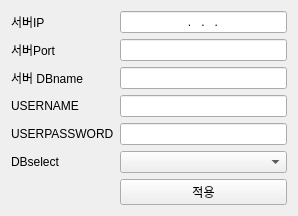
<?xml version="1.0" encoding="UTF-8"?>
<ui version="4.0">
 <class>Serversetform</class>
 <widget class="QWidget" name="Serversetform">
  <property name="geometry">
   <rect>
    <x>0</x>
    <y>0</y>
    <width>298</width>
    <height>214</height>
   </rect>
  </property>
  <property name="windowTitle">
   <string>Form</string>
  </property>
  <layout class="QGridLayout" name="gridLayout">
   <item row="2" column="1">
    <widget class="QLineEdit" name="remotedbname">
     <property name="alignment">
      <set>Qt::AlignRight|Qt::AlignTrailing|Qt::AlignVCenter</set>
     </property>
    </widget>
   </item>
   <item row="3" column="1">
    <widget class="QLineEdit" name="remoteserverusername">
     <property name="alignment">
      <set>Qt::AlignRight|Qt::AlignTrailing|Qt::AlignVCenter</set>
     </property>
    </widget>
   </item>
   <item row="3" column="0">
    <widget class="QLabel" name="label_4">
     <property name="text">
      <string>USERNAME</string>
     </property>
    </widget>
   </item>
   <item row="2" column="0">
    <widget class="QLabel" name="label_3">
     <property name="text">
      <string>서버 DBname</string>
     </property>
    </widget>
   </item>
   <item row="1" column="0">
    <widget class="QLabel" name="label_2">
     <property name="text">
      <string>서버Port</string>
     </property>
    </widget>
   </item>
   <item row="1" column="1">
    <widget class="QLineEdit" name="remoteserverport">
     <property name="inputMask">
      <string>99999</string>
     </property>
     <property name="alignment">
      <set>Qt::AlignRight|Qt::AlignTrailing|Qt::AlignVCenter</set>
     </property>
    </widget>
   </item>
   <item row="0" column="1">
    <widget class="QLineEdit" name="remoteserverip">
     <property name="inputMask">
      <string>999.999.999.999</string>
     </property>
     <property name="alignment">
      <set>Qt::AlignCenter</set>
     </property>
    </widget>
   </item>
   <item row="0" column="0">
    <widget class="QLabel" name="label">
     <property name="text">
      <string>서버IP</string>
     </property>
    </widget>
   </item>
   <item row="6" column="1">
    <widget class="QPushButton" name="applybtn">
     <property name="text">
      <string>적용</string>
     </property>
    </widget>
   </item>
   <item row="4" column="0">
    <widget class="QLabel" name="label_5">
     <property name="text">
      <string>USERPASSWORD</string>
     </property>
    </widget>
   </item>
   <item row="4" column="1">
    <widget class="QLineEdit" name="remoteserveruserpassword">
     <property name="echoMode">
      <enum>QLineEdit::Password</enum>
     </property>
     <property name="alignment">
      <set>Qt::AlignRight|Qt::AlignTrailing|Qt::AlignVCenter</set>
     </property>
    </widget>
   </item>
   <item row="5" column="0">
    <widget class="QLabel" name="label_6">
     <property name="text">
      <string>DBselect</string>
     </property>
    </widget>
   </item>
   <item row="5" column="1">
    <widget class="QComboBox" name="DBtypecombo"/>
   </item>
  </layout>
 </widget>
 <resources/>
 <connections/>
</ui>
